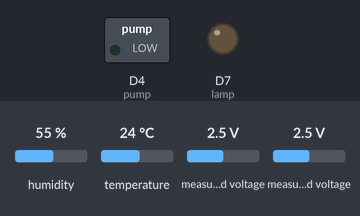
Recording of a sketch running on a simulated ESP8266 (NodeMCU). Shown: switched loads named in the sketch (green lamp = pin HIGH), output pins drawn as LEDs (lit = HIGH). Inputs (shaded band) come from the test bench; at power-on: measured voltage 2.5 V, humidity 55 %, temperature 24 °C. What the sketch prints to the serial monitor is not drawn.

Above: at 2.7 s.
2.8 s: measured voltage (sensor 200) set to 3.4 V
11.5 s: measured voltage (sensor 200) set to 3.7 V
At 19.24 s:
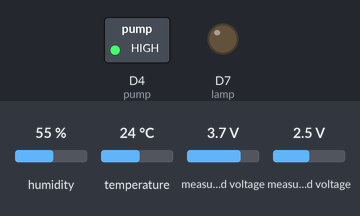
20.8 s: measured voltage (sensor 201) set to 1.2 V
29.6 s: measured voltage (sensor 201) set to 0.9 V
At 38.5 s:
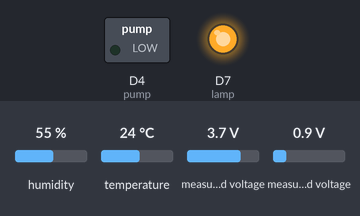
38.8 s: measured voltage (sensor 201) set to 2.5 V
At 47.4 s:
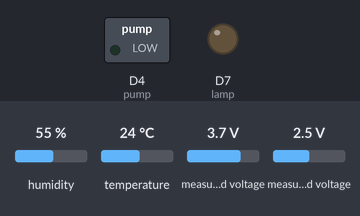
47.8 s: measured voltage (sensor 201) set to 0.1 V
At 55.21 s:
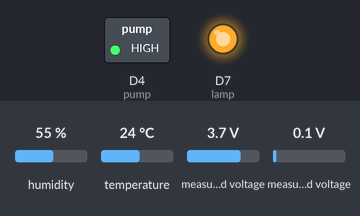
Timing chart, 0 to 56.8 s (numbered marks = the images above; inputs shaded):
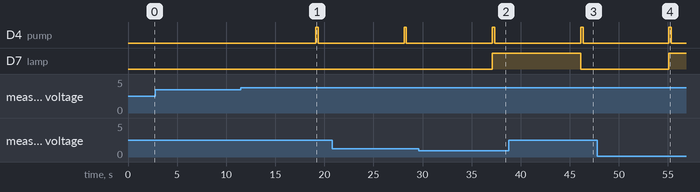

The sketch:

CapabilityBrownV4_final.ino
```cpp
#include <ESP8266wifi.h>
#include "AdafruitIO_WiFi.h"
#include "ADS1X15.h"
#include <DHT.h>

// Define ADC addr.
ADS1115 ADS( 0x48 );

// Define DHT11 temperature / humidity sensor
#define DHTPin  D5
#define DHTType DHT11
DHT dht(DHTPin, DHTType);

// Define UV-Lamp
#define lamp D7

// Define water pump
#define pump D4

// Set user WiFi login information
#define WIFI_SSID       "TP-Link_2A0E"
#define WIFI_PASS       "67947799"

// Set user Adafruit IO login information
#define IO_USERNAME     "thechaplain"
#define IO_KEY          "aio_XRfS31LlWHfjKCkAywAWssAqDlgM"

// Connect to the Adafruit IO server
AdafruitIO_WiFi io(IO_USERNAME, IO_KEY, WIFI_SSID, WIFI_PASS);

// Create feed objects
AdafruitIO_Feed *temperatureFeed = io.feed("Temperature");
AdafruitIO_Feed *humidityFeed = io.feed("Humidity");
AdafruitIO_Feed *lightFeed = io.feed("Light");
AdafruitIO_Feed *moistureFeed = io.feed("Moisture");

void setup() {

  // Begin serial output at 115200 baud rate
  Serial.begin(115200);

  // Set lamp and pump pins as outputs
  pinMode( lamp, OUTPUT );
  pinMode( pump, OUTPUT );

  // Set lamp and pump intial states to off
  digitalWrite( lamp, LOW );
  digitalWrite( pump, LOW );

  // Connect to Adafruit IO
  io.connect();

  // Start ADC and set gain
  ADS.begin( );
  ADS.setGain( 0 );

  // Start DHT11 sensor
  dht.begin();

  // Wait for connection
  while(io.status() < AIO_CONNECTED)
  {
    Serial.print(".");
    delay(500);
  }
}

void loop() {
  io.run( );

  // Read temp / humidity from sensors
  float temperature = ( dht.readTemperature( ) * ( 9 / 5 ) ) + 32;
  Serial.print("Temperature: ");
  Serial.println( temperature );
  float humidity = dht.readHumidity( );
  Serial.print("Humidity: ");
  Serial.println( humidity );

  // Read light / moisture from ADC
  float voltFactor = ADS.toVoltage( 2 );
  int lightRead = ADS.readADC( 1 );
  float light = map( ( lightRead * voltFactor ), 0, 3, 0, 100 );
  Serial.print("Light: ");
  Serial.println( light );
  int moistRead = ADS.readADC( 0 );
  float moisture = map( ( moistRead * voltFactor ), 13.8, 0, 0, 100 );
  Serial.print("Moisture: ");
  Serial.println( moisture );

  // Lamp actions
  if ( light <= 35 ) {
    digitalWrite( lamp, HIGH );
  }
  else {
    digitalWrite( lamp, LOW );
  }

  // Pump actions
  if ( moisture <= 50 ) {
    digitalWrite( pump, HIGH );
    delay( 250 );
    digitalWrite( pump, LOW );
  }
  else {
    digitalWrite( pump, LOW );
  }

  // Save variables to their feeds on Adafruit IO
  temperatureFeed -> save( temperature );
  delay( 200 );
  humidityFeed -> save( humidity );
  delay( 200 );
  lightFeed -> save( light );
  delay( 200 );
  moistureFeed -> save( moisture );

  // Delay for Adafruit IO uploads per minute ( 30/min )
  delay( 8000 );
}
```

Measured:
- the behaviour switches between 3.5 and 3.6 V on measured voltage (sensor 200) (found by bisection; images 0 and 1)
- the behaviour switches between 1.1 and 1 V on measured voltage (sensor 201) (found by bisection; images 1 and 2)
- after the input at 2.8 s, every drawn part: stays the same
- after the input at 11.5 s, D4 (pump): LOW → HIGH after 7.6 s, → LOW 0.25 s later
- after the input at 29.6 s, D7 (lamp): LOW → HIGH after 7.5 s
- after the input at 38.8 s, D7 (lamp): HIGH → LOW after 7.3 s
- after the input at 47.8 s, D7 (lamp): LOW → HIGH after 7.3 s
